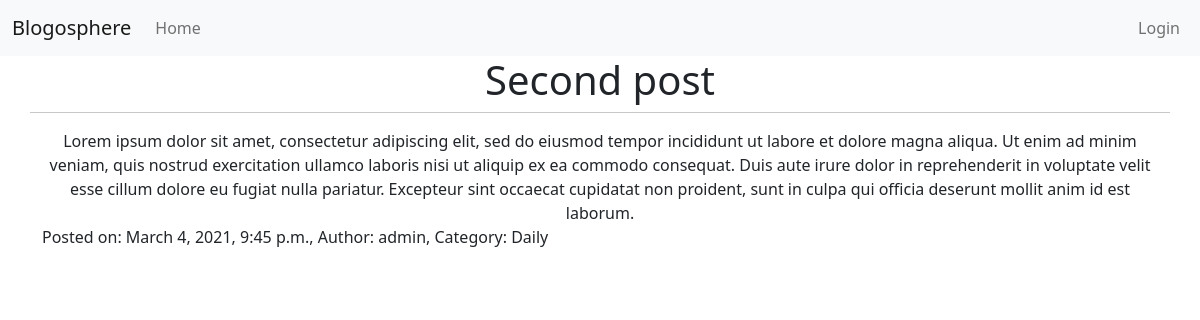
Screenshot of /post/2 with the database file from the repository.
### blog/models.py (models this page shows, shortened)
class Post(models.Model):
    post_title = models.CharField(max_length=250)
    body = models.TextField()
    draft = models.BooleanField(null=False, blank=True, default=True)
    pub_date = models.DateTimeField(verbose_name='Date published', null=True)
    category = models.ForeignKey(Category, on_delete=models.CASCADE)
    author = models.ForeignKey(User, on_delete=models.PROTECT, null=True)

class Category(models.Model):
    category_title = models.CharField(max_length=250)
    def __str__(self):
        return self.category_title

### blog/views.py (the view)
# urls.py: path('post/<int:post_id>', views.details, name="details"),
def details(request, post_id):
    post = Post.objects.get(id=post_id)
    title = post.post_title
    context = {
        'title': title,
        'post': post,
    }
    return render(request, "blog/details.html", context)

### blog/templates/blog/details.html
{% extends "base.html" %}
{% block main %}
<div class="row">
    <h1 class="text-center">{{ title }}</h1>
    <hr>
    <div class="text-center">{{ post.body }}</div>
    <p>Posted on: {{ post.pub_date }}, Author: {{ post.author }}, Category: {{ post.category }}</p>
</div>
{% endblock %}

### rows the page displays
Post: post_title "Second post", body "Lorem ipsum dolor sit amet, consectetur adipiscing elit, sed do eiusmod tempor incididunt ut labore et dolore magna aliqua. Ut enim ad minim veniam, quis nostrud exercitation ullamco laboris nisi ut aliquip ex ea commodo consequat. Duis aute irure dolor in reprehenderit in voluptate velit esse cillum dolore eu fugiat nulla pariatur. Excepteur sint occaecat cupidatat non proident, sunt in culpa qui officia deserunt mollit anim id est laborum.", pub_date "March 4, 2021, 9:45 p.m.", author "admin", category "Daily"
